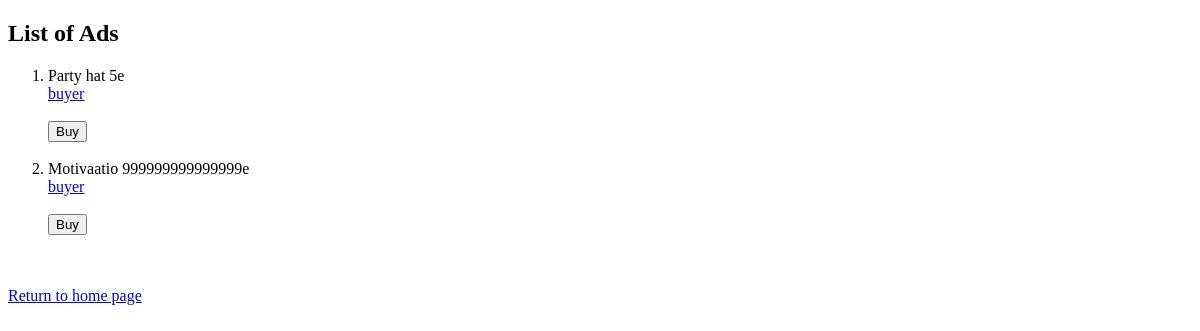
Page /listads/ on the earlier database version.
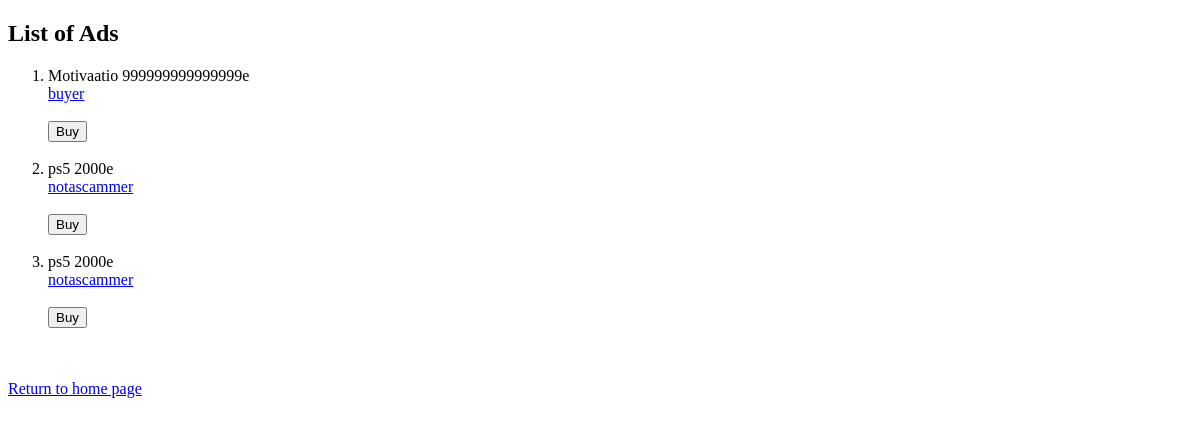
Same page on the later database version.
### market/models.py (models this page shows)
class Owner(models.Model):
    ad = models.ForeignKey(Ad, on_delete=models.CASCADE)
    owner = models.ForeignKey(User, on_delete=models.CASCADE)

class Ad(models.Model):
    name = models.CharField(max_length=200)
    price = models.IntegerField()
    sold = models.BooleanField(default=False)
    deleted = models.BooleanField(default=False)

### market/views.py (the view)
# urls.py: path('listads/', list_ads, name='list_ads'),
def list_ads(request):
    list = Owner.objects.all()
    return render(request, 'listads.html', {'list':list})

### market/templates/listads.html (shortened to what this page needs)
<!DOCTYPE html>
<html lang="en">
    <head>
    </head>
    <body>
		<h2>List of Ads</h2>
        <ol>
            {% for item in list %}
            {% if item.ad.sold == False and item.ad.deleted == False %}
            <li>{{ item.ad.name }} {{ item.ad.price }}e
                <br/>
                <a href="/user/{{ item.owner.id }}/list">{{ item.owner.username }}</a>
                <br/>
                <br/>
                <form action="/buy/" method="GET">
                    <input type="submit" value="Buy">
                </form>
                <br/>
            </li>
            {% endif %}
            {% endfor %}
        </ol>
        <br/>
        <a href="/">Return to home page</a>
    </body>
</html>

Differences in the rows shown:
no longer on this page (row edited): Owner: ad.name "Party hat", ad.price "5", owner.username "buyer"
added Owner: ad.name "ps5", ad.price "2000", owner.username "notascammer"
added Owner: ad.name "ps5", ad.price "2000", owner.username "notascammer"
